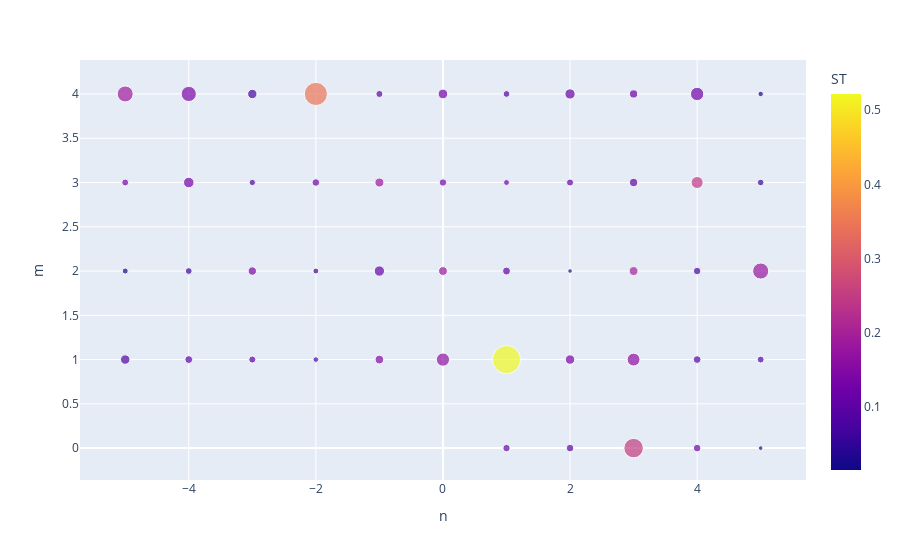

This figure's notebook cell:
### Code cell
total_Si_complexity = pd.read_csv("total_Si_complex.csv", index_col=0)
total_Si_BdotN = pd.read_csv("total_Si_BdotN.csv", index_col=0)
implot_df(total_Si_complexity)

### Figure 1 — Plotly figure (JSON) as saved in the notebook; plotly's stock layout.template omitted (floating-point values rounded to 4 significant figures)
{"data": [{"hovertemplate": "n=%{x}<br>m=%{y}<br>ST_conf=%{marker.size}<br>ST=%{marker.color}<extra></extra>", "legendgroup": "", "marker": {"color": [0.1077, 0.09215, 0.2508, 0.1199, 0.01544, 0.08781, 0.09831, 0.101, 0.07498, 0.1483, 0.1677, 0.5215, 0.1361, 0.164, 0.09224, 0.08518, 0.02197, 0.0593, 0.1409, 0.06798, 0.1126, 0.1784, 0.1011, 0.01737, 0.198, 0.07551, 0.181, 0.1293, 0.1313, 0.07227, 0.1208, 0.185, 0.1256, 0.109, 0.1078, 0.1043, 0.242, 0.05668, 0.1895, 0.1417, 0.07123, 0.3456, 0.09827, 0.1268, 0.08169, 0.1173, 0.1154, 0.1254, 0.02399], "coloraxis": "coloraxis", "size": [0.07393, 0.07998, 0.5255, 0.07987, 0.02923, 0.1244, 0.08467, 0.06957, 0.04433, 0.1035, 0.2428, 1.106, 0.1223, 0.2294, 0.08299, 0.06498, 0.05023, 0.06383, 0.09707, 0.04792, 0.1475, 0.1084, 0.08695, 0.02885, 0.1102, 0.07787, 0.3595, 0.06524, 0.1524, 0.05442, 0.07968, 0.1137, 0.07578, 0.04755, 0.06989, 0.09762, 0.1996, 0.05914, 0.3518, 0.3196, 0.1217, 0.743, 0.06897, 0.1297, 0.06265, 0.1459, 0.09387, 0.2459, 0.04178], "sizemode": "area", "sizeref": 0.002764, "symbol": "circle"}, "mode": "markers", "name": "", "orientation": "v", "showlegend": false, "type": "scatter", "x": [1, 2, 3, 4, 5, -5, -4, -3, -2, -1, 0, 1, 2, 3, 4, 5, -5, -4, -3, -2, -1, 0, 1, 2, 3, 4, 5, -5, -4, -3, -2, -1, 0, 1, 2, 3, 4, 5, -5, -4, -3, -2, -1, 0, 1, 2, 3, 4, 5], "xaxis": "x", "y": [0, 0, 0, 0, 0, 1, 1, 1, 1, 1, 1, 1, 1, 1, 1, 1, 2, 2, 2, 2, 2, 2, 2, 2, 2, 2, 2, 3, 3, 3, 3, 3, 3, 3, 3, 3, 3, 3, 4, 4, 4, 4, 4, 4, 4, 4, 4, 4, 4], "yaxis": "y"}], "layout": {"coloraxis": {"colorbar": {"title": {"text": "ST"}}, "colorscale": [[0, "#0d0887"], [0.1111, "#46039f"], [0.2222, "#7201a8"], [0.3333, "#9c179e"], [0.4444, "#bd3786"], [0.5556, "#d8576b"], [0.6667, "#ed7953"], [0.7778, "#fb9f3a"], [0.8889, "#fdca26"], [1, "#f0f921"]]}, "legend": {"itemsizing": "constant", "tracegroupgap": 0}, "margin": {"t": 60}, "xaxis": {"anchor": "y", "domain": [0, 1], "title": {"text": "n"}}, "yaxis": {"anchor": "x", "domain": [0, 1], "title": {"text": "m"}}}}
